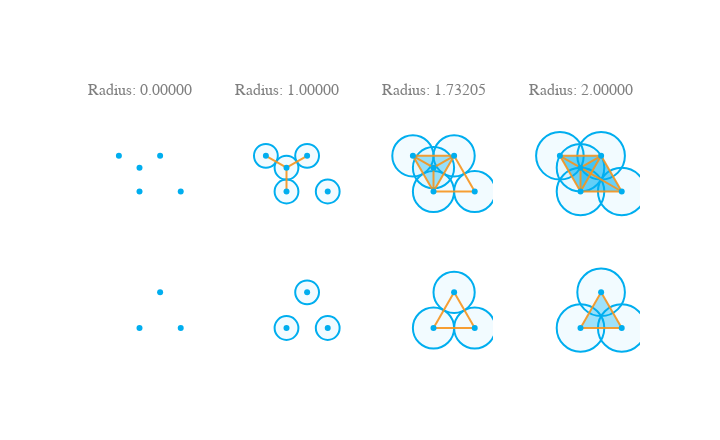
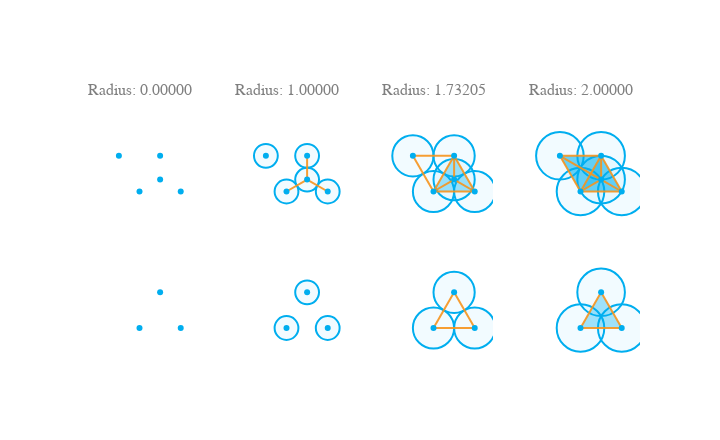

The notebook cell saved with these charts, in order:
### Markdown cell above
## Visualization of the two filtrations

### Code cell
viz_a.render_all(radii).show()
viz_b.render_all(radii).show()

### Figure 1 — Plotly figure (JSON) as saved in the notebook; plotly's stock layout.template omitted (floating-point values rounded to 4 significant figures)
{"data": [{"fillcolor": "red", "line": {"color": "rgba(247,148,29,0.9)", "width": 2}, "mode": "lines", "type": "scatter", "x": [], "xaxis": "x", "y": [], "yaxis": "y"}, {"marker": {"color": "rgba(0,174,239,1)", "size": 6}, "mode": "markers", "type": "scatter", "x": [0, 3.464, 1.732, -1.732, 0], "xaxis": "x", "y": [0, 0, 3, 3, 2], "yaxis": "y"}, {"fillcolor": "red", "line": {"color": "rgba(247,148,29,0.9)", "width": 2}, "mode": "lines", "type": "scatter", "x": [], "xaxis": "x5", "y": [], "yaxis": "y5"}, {"marker": {"color": "rgba(0,174,239,1)", "size": 6}, "mode": "markers", "type": "scatter", "x": [0, 3.464, 1.732], "xaxis": "x5", "y": [0, 0, 3], "yaxis": "y5"}, {"fillcolor": "red", "line": {"color": "rgba(247,148,29,0.9)", "width": 2}, "mode": "lines", "type": "scatter", "x": [0, 0, null, 1.732, 0, null, -1.732, 0, null], "xaxis": "x2", "y": [0, 2, null, 3, 2, null, 3, 2, null], "yaxis": "y2"}, {"marker": {"color": "rgba(0,174,239,1)", "size": 6}, "mode": "markers", "type": "scatter", "x": [0, 3.464, 1.732, -1.732, 0], "xaxis": "x2", "y": [0, 0, 3, 3, 2], "yaxis": "y2"}, {"fillcolor": "red", "line": {"color": "rgba(247,148,29,0.9)", "width": 2}, "mode": "lines", "type": "scatter", "x": [], "xaxis": "x6", "y": [], "yaxis": "y6"}, {"marker": {"color": "rgba(0,174,239,1)", "size": 6}, "mode": "markers", "type": "scatter", "x": [0, 3.464, 1.732], "xaxis": "x6", "y": [0, 0, 3], "yaxis": "y6"}, {"fill": "toself", "fillcolor": "rgba(0,174,239,0.35)", "mode": "none", "type": "scatter", "x": [0, 1.732, 0], "xaxis": "x3", "y": [0, 3, 2], "yaxis": "y3"}, {"fill": "toself", "fillcolor": "rgba(0,174,239,0.35)", "mode": "none", "type": "scatter", "x": [0, -1.732, 0], "xaxis": "x3", "y": [0, 3, 2], "yaxis": "y3"}, {"fill": "toself", "fillcolor": "rgba(0,174,239,0.35)", "mode": "none", "type": "scatter", "x": [1.732, -1.732, 0], "xaxis": "x3", "y": [3, 3, 2], "yaxis": "y3"}, {"fillcolor": "red", "line": {"color": "rgba(247,148,29,0.9)", "width": 2}, "mode": "lines", "type": "scatter", "x": [0, 3.464, null, 0, 1.732, null, 0, -1.732, null, 0, 0, null, 3.464, 1.732, null, 1.732, -1.732, null, 1.732, 0, null, -1.732, 0, null], "xaxis": "x3", "y": [0, 0, null, 0, 3, null, 0, 3, null, 0, 2, null, 0, 3, null, 3, 3, null, 3, 2, null, 3, 2, null], "yaxis": "y3"}, {"marker": {"color": "rgba(0,174,239,1)", "size": 6}, "mode": "markers", "type": "scatter", "x": [0, 3.464, 1.732, -1.732, 0], "xaxis": "x3", "y": [0, 0, 3, 3, 2], "yaxis": "y3"}, {"fillcolor": "red", "line": {"color": "rgba(247,148,29,0.9)", "width": 2}, "mode": "lines", "type": "scatter", "x": [0, 3.464, null, 0, 1.732, null, 3.464, 1.732, null], "xaxis": "x7", "y": [0, 0, null, 0, 3, null, 0, 3, null], "yaxis": "y7"}, {"marker": {"color": "rgba(0,174,239,1)", "size": 6}, "mode": "markers", "type": "scatter", "x": [0, 3.464, 1.732], "xaxis": "x7", "y": [0, 0, 3], "yaxis": "y7"}, {"fill": "toself", "fillcolor": "rgba(0,174,239,0.35)", "mode": "none", "type": "scatter", "x": [0, 3.464, 1.732], "xaxis": "x4", "y": [0, 0, 3], "yaxis": "y4"}, {"fill": "toself", "fillcolor": "rgba(0,174,239,0.35)", "mode": "none", "type": "scatter", "x": [0, 3.464, 0], "xaxis": "x4", "y": [0, 0, 2], "yaxis": "y4"}, {"fill": "toself", "fillcolor": "rgba(0,174,239,0.35)", "mode": "none", "type": "scatter", "x": [0, 1.732, -1.732], "xaxis": "x4", "y": [0, 3, 3], "yaxis": "y4"}, {"fill": "toself", "fillcolor": "rgba(0,174,239,0.35)", "mode": "none", "type": "scatter", "x": [0, 1.732, 0], "xaxis": "x4", "y": [0, 3, 2], "yaxis": "y4"}, {"fill": "toself", "fillcolor": "rgba(0,174,239,0.35)", "mode": "none", "type": "scatter", "x": [0, -1.732, 0], "xaxis": "x4", "y": [0, 3, 2], "yaxis": "y4"}, {"fill": "toself", "fillcolor": "rgba(0,174,239,0.35)", "mode": "none", "type": "scatter", "x": [3.464, 1.732, 0], "xaxis": "x4", "y": [0, 3, 2], "yaxis": "y4"}, {"fill": "toself", "fillcolor": "rgba(0,174,239,0.35)", "mode": "none", "type": "scatter", "x": [1.732, -1.732, 0], "xaxis": "x4", "y": [3, 3, 2], "yaxis": "y4"}, {"fillcolor": "red", "line": {"color": "rgba(247,148,29,0.9)", "width": 2}, "mode": "lines", "type": "scatter", "x": [0, 3.464, null, 0, 1.732, null, 0, -1.732, null, 0, 0, null, 3.464, 1.732, null, 3.464, 0, null, 1.732, -1.732, null, 1.732, 0, null, -1.732, 0, null], "xaxis": "x4", "y": [0, 0, null, 0, 3, null, 0, 3, null, 0, 2, null, 0, 3, null, 0, 2, null, 3, 3, null, 3, 2, null, 3, 2, null], "yaxis": "y4"}, {"marker": {"color": "rgba(0,174,239,1)", "size": 6}, "mode": "markers", "type": "scatter", "x": [0, 3.464, 1.732, -1.732, 0], "xaxis": "x4", "y": [0, 0, 3, 3, 2], "yaxis": "y4"}, {"fill": "toself", "fillcolor": "rgba(0,174,239,0.35)", "mode": "none", "type": "scatter", "x": [0, 3.464, 1.732], "xaxis": "x8", "y": [0, 0, 3], "yaxis": "y8"}, {"fillcolor": "red", "line": {"color": "rgba(247,148,29,0.9)", "width": 2}, "mode": "lines", "type": "scatter", "x": [0, 3.464, null, 0, 1.732, null, 3.464, 1.732, null], "xaxis": "x8", "y": [0, 0, null, 0, 3, null, 0, 3, null], "yaxis": "y8"}, {"marker": {"color": "rgba(0,174,239,1)", "size": 6}, "mode": "markers", "type": "scatter", "x": [0, 3.464, 1.732], "xaxis": "x8", "y": [0, 0, 3], "yaxis": "y8"}], "layout": {"annotations": [{"font": {"size": 16}, "showarrow": false, "text": "Radius: 0.00000", "x": 0.1062, "xanchor": "center", "xref": "paper", "y": 1, "yanchor": "bottom", "yref": "paper"}, {"font": {"size": 16}, "showarrow": false, "text": "Radius: 1.00000", "x": 0.3688, "xanchor": "center", "xref": "paper", "y": 1, "yanchor": "bottom", "yref": "paper"}, {"font": {"size": 16}, "showarrow": false, "text": "Radius: 1.73205", "x": 0.6313, "xanchor": "center", "xref": "paper", "y": 1, "yanchor": "bottom", "yref": "paper"}, {"font": {"size": 16}, "showarrow": false, "text": "Radius: 2.00000", "x": 0.8938, "xanchor": "center", "xref": "paper", "y": 1, "yanchor": "bottom", "yref": "paper"}], "font": {"color": "#7f7f7f", "family": "Courier New, monospace", "size": 18}, "height": 440, "hovermode": false, "paper_bgcolor": "rgba(0,0,0,0)", "plot_bgcolor": "rgba(0,0,0,0)", "shapes": [{"fillcolor": "rgba(0,174,239,0.05)", "layer": "below", "line": {"color": "rgba(0,174,239,1)", "width": 2}, "type": "circle", "x0": 0, "x1": 0, "xref": "x", "y0": 0, "y1": 0, "yref": "y"}, {"fillcolor": "rgba(0,174,239,0.05)", "layer": "below", "line": {"color": "rgba(0,174,239,1)", "width": 2}, "type": "circle", "x0": 3.464, "x1": 3.464, "xref": "x", "y0": 0, "y1": 0, "yref": "y"}, {"fillcolor": "rgba(0,174,239,0.05)", "layer": "below", "line": {"color": "rgba(0,174,239,1)", "width": 2}, "type": "circle", "x0": 1.732, "x1": 1.732, "xref": "x", "y0": 3, "y1": 3, "yref": "y"}, {"fillcolor": "rgba(0,174,239,0.05)", "layer": "below", "line": {"color": "rgba(0,174,239,1)", "width": 2}, "type": "circle", "x0": -1.732, "x1": -1.732, "xref": "x", "y0": 3, "y1": 3, "yref": "y"}, {"fillcolor": "rgba(0,174,239,0.05)", "layer": "below", "line": {"color": "rgba(0,174,239,1)", "width": 2}, "type": "circle", "x0": 0, "x1": 0, "xref": "x", "y0": 2, "y1": 2, "yref": "y"}, {"fillcolor": "rgba(0,174,239,0.05)", "layer": "below", "line": {"color": "rgba(0,174,239,1)", "width": 2}, "type": "circle", "x0": 0, "x1": 0, "xref": "x5", "y0": 0, "y1": 0, "yref": "y5"}, {"fillcolor": "rgba(0,174,239,0.05)", "layer": "below", "line": {"color": "rgba(0,174,239,1)", "width": 2}, "type": "circle", "x0": 3.464, "x1": 3.464, "xref": "x5", "y0": 0, "y1": 0, "yref": "y5"}, {"fillcolor": "rgba(0,174,239,0.05)", "layer": "below", "line": {"color": "rgba(0,174,239,1)", "width": 2}, "type": "circle", "x0": 1.732, "x1": 1.732, "xref": "x5", "y0": 3, "y1": 3, "yref": "y5"}, {"fillcolor": "rgba(0,174,239,0.05)", "layer": "below", "line": {"color": "rgba(0,174,239,1)", "width": 2}, "type": "circle", "x0": -1, "x1": 1, "xref": "x2", "y0": -1, "y1": 1, "yref": "y2"}, {"fillcolor": "rgba(0,174,239,0.05)", "layer": "below", "line": {"color": "rgba(0,174,239,1)", "width": 2}, "type": "circle", "x0": 2.464, "x1": 4.464, "xref": "x2", "y0": -1, "y1": 1, "yref": "y2"}, {"fillcolor": "rgba(0,174,239,0.05)", "layer": "below", "line": {"color": "rgba(0,174,239,1)", "width": 2}, "type": "circle", "x0": 0.7321, "x1": 2.732, "xref": "x2", "y0": 2, "y1": 4, "yref": "y2"}, {"fillcolor": "rgba(0,174,239,0.05)", "layer": "below", "line": {"color": "rgba(0,174,239,1)", "width": 2}, "type": "circle", "x0": -2.732, "x1": -0.7321, "xref": "x2", "y0": 2, "y1": 4, "yref": "y2"}, {"fillcolor": "rgba(0,174,239,0.05)", "layer": "below", "line": {"color": "rgba(0,174,239,1)", "width": 2}, "type": "circle", "x0": -1, "x1": 1, "xref": "x2", "y0": 1, "y1": 3, "yref": "y2"}, {"fillcolor": "rgba(0,174,239,0.05)", "layer": "below", "line": {"color": "rgba(0,174,239,1)", "width": 2}, "type": "circle", "x0": -1, "x1": 1, "xref": "x6", "y0": -1, "y1": 1, "yref": "y6"}, {"fillcolor": "rgba(0,174,239,0.05)", "layer": "below", "line": {"color": "rgba(0,174,239,1)", "width": 2}, "type": "circle", "x0": 2.464, "x1": 4.464, "xref": "x6", "y0": -1, "y1": 1, "yref": "y6"}, {"fillcolor": "rgba(0,174,239,0.05)", "layer": "below", "line": {"color": "rgba(0,174,239,1)", "width": 2}, "type": "circle", "x0": 0.7321, "x1": 2.732, "xref": "x6", "y0": 2, "y1": 4, "yref": "y6"}, {"fillcolor": "rgba(0,174,239,0.05)", "layer": "below", "line": {"color": "rgba(0,174,239,1)", "width": 2}, "type": "circle", "x0": -1.732, "x1": 1.732, "xref": "x3", "y0": -1.732, "y1": 1.732, "yref": "y3"}, {"fillcolor": "rgba(0,174,239,0.05)", "layer": "below", "line": {"color": "rgba(0,174,239,1)", "width": 2}, "type": "circle", "x0": 1.732, "x1": 5.196, "xref": "x3", "y0": -1.732, "y1": 1.732, "yref": "y3"}, {"fillcolor": "rgba(0,174,239,0.05)", "layer": "below", "line": {"color": "rgba(0,174,239,1)", "width": 2}, "type": "circle", "x0": 0, "x1": 3.464, "xref": "x3", "y0": 1.268, "y1": 4.732, "yref": "y3"}, {"fillcolor": "rgba(0,174,239,0.05)", "layer": "below", "line": {"color": "rgba(0,174,239,1)", "width": 2}, "type": "circle", "x0": -3.464, "x1": 0, "xref": "x3", "y0": 1.268, "y1": 4.732, "yref": "y3"}, {"fillcolor": "rgba(0,174,239,0.05)", "layer": "below", "line": {"color": "rgba(0,174,239,1)", "width": 2}, "type": "circle", "x0": -1.732, "x1": 1.732, "xref": "x3", "y0": 0.2679, "y1": 3.732, "yref": "y3"}, {"fillcolor": "rgba(0,174,239,0.05)", "layer": "below", "line": {"color": "rgba(0,174,239,1)", "width": 2}, "type": "circle", "x0": -1.732, "x1": 1.732, "xref": "x7", "y0": -1.732, "y1": 1.732, "yref": "y7"}, {"fillcolor": "rgba(0,174,239,0.05)", "layer": "below", "line": {"color": "rgba(0,174,239,1)", "width": 2}, "type": "circle", "x0": 1.732, "x1": 5.196, "xref": "x7", "y0": -1.732, "y1": 1.732, "yref": "y7"}, {"fillcolor": "rgba(0,174,239,0.05)", "layer": "below", "line": {"color": "rgba(0,174,239,1)", "width": 2}, "type": "circle", "x0": 0, "x1": 3.464, "xref": "x7", "y0": 1.268, "y1": 4.732, "yref": "y7"}, {"fillcolor": "rgba(0,174,239,0.05)", "layer": "below", "line": {"color": "rgba(0,174,239,1)", "width": 2}, "type": "circle", "x0": -2, "x1": 2, "xref": "x4", "y0": -2, "y1": 2, "yref": "y4"}, {"fillcolor": "rgba(0,174,239,0.05)", "layer": "below", "line": {"color": "rgba(0,174,239,1)", "width": 2}, "type": "circle", "x0": 1.464, "x1": 5.464, "xref": "x4", "y0": -2, "y1": 2, "yref": "y4"}, {"fillcolor": "rgba(0,174,239,0.05)", "layer": "below", "line": {"color": "rgba(0,174,239,1)", "width": 2}, "type": "circle", "x0": -0.2679, "x1": 3.732, "xref": "x4", "y0": 1, "y1": 5, "yref": "y4"}, {"fillcolor": "rgba(0,174,239,0.05)", "layer": "below", "line": {"color": "rgba(0,174,239,1)", "width": 2}, "type": "circle", "x0": -3.732, "x1": 0.2679, "xref": "x4", "y0": 1, "y1": 5, "yref": "y4"}, {"fillcolor": "rgba(0,174,239,0.05)", "layer": "below", "line": {"color": "rgba(0,174,239,1)", "width": 2}, "type": "circle", "x0": -2, "x1": 2, "xref": "x4", "y0": 0, "y1": 4, "yref": "y4"}, {"fillcolor": "rgba(0,174,239,0.05)", "layer": "below", "line": {"color": "rgba(0,174,239,1)", "width": 2}, "type": "circle", "x0": -2, "x1": 2, "xref": "x8", "y0": -2, "y1": 2, "yref": "y8"}, {"fillcolor": "rgba(0,174,239,0.05)", "layer": "below", "line": {"color": "rgba(0,174,239,1)", "width": 2}, "type": "circle", "x0": 1.464, "x1": 5.464, "xref": "x8", "y0": -2, "y1": 2, "yref": "y8"}, {"fillcolor": "rgba(0,174,239,0.05)", "layer": "below", "line": {"color": "rgba(0,174,239,1)", "width": 2}, "type": "circle", "x0": -0.2679, "x1": 3.732, "xref": "x8", "y0": 1, "y1": 5, "yref": "y8"}], "showlegend": false, "width": 720, "xaxis": {"anchor": "y", "domain": [0, 0.2125], "range": [-5, 5], "visible": false}, "xaxis2": {"anchor": "y2", "domain": [0.2625, 0.475], "range": [-5, 5], "visible": false}, "xaxis3": {"anchor": "y3", "domain": [0.525, 0.7375], "range": [-5, 5], "visible": false}, "xaxis4": {"anchor": "y4", "domain": [0.7875, 1], "range": [-5, 5], "visible": false}, "xaxis5": {"anchor": "y5", "domain": [0, 0.2125], "range": [-5, 5], "visible": false}, "xaxis6": {"anchor": "y6", "domain": [0.2625, 0.475], "range": [-5, 5], "visible": false}, "xaxis7": {"anchor": "y7", "domain": [0.525, 0.7375], "range": [-5, 5], "visible": false}, "xaxis8": {"anchor": "y8", "domain": [0.7875, 1], "range": [-5, 5], "visible": false}, "yaxis": {"anchor": "x", "domain": [0.525, 1], "range": [0, 5], "scaleanchor": "x", "scaleratio": 1, "visible": false}, "yaxis2": {"anchor": "x2", "domain": [0.525, 1], "range": [0, 5], "scaleanchor": "x", "scaleratio": 1, "visible": false}, "yaxis3": {"anchor": "x3", "domain": [0.525, 1], "range": [0, 5], "scaleanchor": "x", "scaleratio": 1, "visible": false}, "yaxis4": {"anchor": "x4", "domain": [0.525, 1], "range": [0, 5], "scaleanchor": "x", "scaleratio": 1, "visible": false}, "yaxis5": {"anchor": "x5", "domain": [0, 0.475], "range": [0, 5], "scaleanchor": "x", "scaleratio": 1, "visible": false}, "yaxis6": {"anchor": "x6", "domain": [0, 0.475], "range": [0, 5], "scaleanchor": "x", "scaleratio": 1, "visible": false}, "yaxis7": {"anchor": "x7", "domain": [0, 0.475], "range": [0, 5], "scaleanchor": "x", "scaleratio": 1, "visible": false}, "yaxis8": {"anchor": "x8", "domain": [0, 0.475], "range": [0, 5], "scaleanchor": "x", "scaleratio": 1, "visible": false}}}

### Figure 2 — Plotly figure (JSON) as saved in the notebook; plotly's stock layout.template omitted (floating-point values rounded to 4 significant figures)
{"data": [{"fillcolor": "red", "line": {"color": "rgba(247,148,29,0.9)", "width": 2}, "mode": "lines", "type": "scatter", "x": [], "xaxis": "x", "y": [], "yaxis": "y"}, {"marker": {"color": "rgba(0,174,239,1)", "size": 6}, "mode": "markers", "type": "scatter", "x": [0, 3.464, 1.732, 1.732, -1.732], "xaxis": "x", "y": [0, 0, 3, 1, 3], "yaxis": "y"}, {"fillcolor": "red", "line": {"color": "rgba(247,148,29,0.9)", "width": 2}, "mode": "lines", "type": "scatter", "x": [], "xaxis": "x5", "y": [], "yaxis": "y5"}, {"marker": {"color": "rgba(0,174,239,1)", "size": 6}, "mode": "markers", "type": "scatter", "x": [0, 3.464, 1.732], "xaxis": "x5", "y": [0, 0, 3], "yaxis": "y5"}, {"fillcolor": "red", "line": {"color": "rgba(247,148,29,0.9)", "width": 2}, "mode": "lines", "type": "scatter", "x": [0, 1.732, null, 3.464, 1.732, null, 1.732, 1.732, null], "xaxis": "x2", "y": [0, 1, null, 0, 1, null, 3, 1, null], "yaxis": "y2"}, {"marker": {"color": "rgba(0,174,239,1)", "size": 6}, "mode": "markers", "type": "scatter", "x": [0, 3.464, 1.732, 1.732, -1.732], "xaxis": "x2", "y": [0, 0, 3, 1, 3], "yaxis": "y2"}, {"fillcolor": "red", "line": {"color": "rgba(247,148,29,0.9)", "width": 2}, "mode": "lines", "type": "scatter", "x": [], "xaxis": "x6", "y": [], "yaxis": "y6"}, {"marker": {"color": "rgba(0,174,239,1)", "size": 6}, "mode": "markers", "type": "scatter", "x": [0, 3.464, 1.732], "xaxis": "x6", "y": [0, 0, 3], "yaxis": "y6"}, {"fill": "toself", "fillcolor": "rgba(0,174,239,0.35)", "mode": "none", "type": "scatter", "x": [0, 3.464, 1.732], "xaxis": "x3", "y": [0, 0, 1], "yaxis": "y3"}, {"fill": "toself", "fillcolor": "rgba(0,174,239,0.35)", "mode": "none", "type": "scatter", "x": [0, 1.732, 1.732], "xaxis": "x3", "y": [0, 3, 1], "yaxis": "y3"}, {"fill": "toself", "fillcolor": "rgba(0,174,239,0.35)", "mode": "none", "type": "scatter", "x": [3.464, 1.732, 1.732], "xaxis": "x3", "y": [0, 3, 1], "yaxis": "y3"}, {"fillcolor": "red", "line": {"color": "rgba(247,148,29,0.9)", "width": 2}, "mode": "lines", "type": "scatter", "x": [0, 3.464, null, 0, 1.732, null, 0, 1.732, null, 0, -1.732, null, 3.464, 1.732, null, 3.464, 1.732, null, 1.732, 1.732, null, 1.732, -1.732, null], "xaxis": "x3", "y": [0, 0, null, 0, 3, null, 0, 1, null, 0, 3, null, 0, 3, null, 0, 1, null, 3, 1, null, 3, 3, null], "yaxis": "y3"}, {"marker": {"color": "rgba(0,174,239,1)", "size": 6}, "mode": "markers", "type": "scatter", "x": [0, 3.464, 1.732, 1.732, -1.732], "xaxis": "x3", "y": [0, 0, 3, 1, 3], "yaxis": "y3"}, {"fillcolor": "red", "line": {"color": "rgba(247,148,29,0.9)", "width": 2}, "mode": "lines", "type": "scatter", "x": [0, 3.464, null, 0, 1.732, null, 3.464, 1.732, null], "xaxis": "x7", "y": [0, 0, null, 0, 3, null, 0, 3, null], "yaxis": "y7"}, {"marker": {"color": "rgba(0,174,239,1)", "size": 6}, "mode": "markers", "type": "scatter", "x": [0, 3.464, 1.732], "xaxis": "x7", "y": [0, 0, 3], "yaxis": "y7"}, {"fill": "toself", "fillcolor": "rgba(0,174,239,0.35)", "mode": "none", "type": "scatter", "x": [0, 3.464, 1.732], "xaxis": "x4", "y": [0, 0, 3], "yaxis": "y4"}, {"fill": "toself", "fillcolor": "rgba(0,174,239,0.35)", "mode": "none", "type": "scatter", "x": [0, 3.464, 1.732], "xaxis": "x4", "y": [0, 0, 1], "yaxis": "y4"}, {"fill": "toself", "fillcolor": "rgba(0,174,239,0.35)", "mode": "none", "type": "scatter", "x": [0, 1.732, 1.732], "xaxis": "x4", "y": [0, 3, 1], "yaxis": "y4"}, {"fill": "toself", "fillcolor": "rgba(0,174,239,0.35)", "mode": "none", "type": "scatter", "x": [0, 1.732, -1.732], "xaxis": "x4", "y": [0, 3, 3], "yaxis": "y4"}, {"fill": "toself", "fillcolor": "rgba(0,174,239,0.35)", "mode": "none", "type": "scatter", "x": [0, 1.732, -1.732], "xaxis": "x4", "y": [0, 1, 3], "yaxis": "y4"}, {"fill": "toself", "fillcolor": "rgba(0,174,239,0.35)", "mode": "none", "type": "scatter", "x": [3.464, 1.732, 1.732], "xaxis": "x4", "y": [0, 3, 1], "yaxis": "y4"}, {"fill": "toself", "fillcolor": "rgba(0,174,239,0.35)", "mode": "none", "type": "scatter", "x": [1.732, 1.732, -1.732], "xaxis": "x4", "y": [3, 1, 3], "yaxis": "y4"}, {"fillcolor": "red", "line": {"color": "rgba(247,148,29,0.9)", "width": 2}, "mode": "lines", "type": "scatter", "x": [0, 3.464, null, 0, 1.732, null, 0, 1.732, null, 0, -1.732, null, 3.464, 1.732, null, 3.464, 1.732, null, 1.732, 1.732, null, 1.732, -1.732, null, 1.732, -1.732, null], "xaxis": "x4", "y": [0, 0, null, 0, 3, null, 0, 1, null, 0, 3, null, 0, 3, null, 0, 1, null, 3, 1, null, 3, 3, null, 1, 3, null], "yaxis": "y4"}, {"marker": {"color": "rgba(0,174,239,1)", "size": 6}, "mode": "markers", "type": "scatter", "x": [0, 3.464, 1.732, 1.732, -1.732], "xaxis": "x4", "y": [0, 0, 3, 1, 3], "yaxis": "y4"}, {"fill": "toself", "fillcolor": "rgba(0,174,239,0.35)", "mode": "none", "type": "scatter", "x": [0, 3.464, 1.732], "xaxis": "x8", "y": [0, 0, 3], "yaxis": "y8"}, {"fillcolor": "red", "line": {"color": "rgba(247,148,29,0.9)", "width": 2}, "mode": "lines", "type": "scatter", "x": [0, 3.464, null, 0, 1.732, null, 3.464, 1.732, null], "xaxis": "x8", "y": [0, 0, null, 0, 3, null, 0, 3, null], "yaxis": "y8"}, {"marker": {"color": "rgba(0,174,239,1)", "size": 6}, "mode": "markers", "type": "scatter", "x": [0, 3.464, 1.732], "xaxis": "x8", "y": [0, 0, 3], "yaxis": "y8"}], "layout": {"annotations": [{"font": {"size": 16}, "showarrow": false, "text": "Radius: 0.00000", "x": 0.1062, "xanchor": "center", "xref": "paper", "y": 1, "yanchor": "bottom", "yref": "paper"}, {"font": {"size": 16}, "showarrow": false, "text": "Radius: 1.00000", "x": 0.3688, "xanchor": "center", "xref": "paper", "y": 1, "yanchor": "bottom", "yref": "paper"}, {"font": {"size": 16}, "showarrow": false, "text": "Radius: 1.73205", "x": 0.6313, "xanchor": "center", "xref": "paper", "y": 1, "yanchor": "bottom", "yref": "paper"}, {"font": {"size": 16}, "showarrow": false, "text": "Radius: 2.00000", "x": 0.8938, "xanchor": "center", "xref": "paper", "y": 1, "yanchor": "bottom", "yref": "paper"}], "font": {"color": "#7f7f7f", "family": "Courier New, monospace", "size": 18}, "height": 440, "hovermode": false, "paper_bgcolor": "rgba(0,0,0,0)", "plot_bgcolor": "rgba(0,0,0,0)", "shapes": [{"fillcolor": "rgba(0,174,239,0.05)", "layer": "below", "line": {"color": "rgba(0,174,239,1)", "width": 2}, "type": "circle", "x0": 0, "x1": 0, "xref": "x", "y0": 0, "y1": 0, "yref": "y"}, {"fillcolor": "rgba(0,174,239,0.05)", "layer": "below", "line": {"color": "rgba(0,174,239,1)", "width": 2}, "type": "circle", "x0": 3.464, "x1": 3.464, "xref": "x", "y0": 0, "y1": 0, "yref": "y"}, {"fillcolor": "rgba(0,174,239,0.05)", "layer": "below", "line": {"color": "rgba(0,174,239,1)", "width": 2}, "type": "circle", "x0": 1.732, "x1": 1.732, "xref": "x", "y0": 3, "y1": 3, "yref": "y"}, {"fillcolor": "rgba(0,174,239,0.05)", "layer": "below", "line": {"color": "rgba(0,174,239,1)", "width": 2}, "type": "circle", "x0": 1.732, "x1": 1.732, "xref": "x", "y0": 1, "y1": 1, "yref": "y"}, {"fillcolor": "rgba(0,174,239,0.05)", "layer": "below", "line": {"color": "rgba(0,174,239,1)", "width": 2}, "type": "circle", "x0": -1.732, "x1": -1.732, "xref": "x", "y0": 3, "y1": 3, "yref": "y"}, {"fillcolor": "rgba(0,174,239,0.05)", "layer": "below", "line": {"color": "rgba(0,174,239,1)", "width": 2}, "type": "circle", "x0": 0, "x1": 0, "xref": "x5", "y0": 0, "y1": 0, "yref": "y5"}, {"fillcolor": "rgba(0,174,239,0.05)", "layer": "below", "line": {"color": "rgba(0,174,239,1)", "width": 2}, "type": "circle", "x0": 3.464, "x1": 3.464, "xref": "x5", "y0": 0, "y1": 0, "yref": "y5"}, {"fillcolor": "rgba(0,174,239,0.05)", "layer": "below", "line": {"color": "rgba(0,174,239,1)", "width": 2}, "type": "circle", "x0": 1.732, "x1": 1.732, "xref": "x5", "y0": 3, "y1": 3, "yref": "y5"}, {"fillcolor": "rgba(0,174,239,0.05)", "layer": "below", "line": {"color": "rgba(0,174,239,1)", "width": 2}, "type": "circle", "x0": -1, "x1": 1, "xref": "x2", "y0": -1, "y1": 1, "yref": "y2"}, {"fillcolor": "rgba(0,174,239,0.05)", "layer": "below", "line": {"color": "rgba(0,174,239,1)", "width": 2}, "type": "circle", "x0": 2.464, "x1": 4.464, "xref": "x2", "y0": -1, "y1": 1, "yref": "y2"}, {"fillcolor": "rgba(0,174,239,0.05)", "layer": "below", "line": {"color": "rgba(0,174,239,1)", "width": 2}, "type": "circle", "x0": 0.7321, "x1": 2.732, "xref": "x2", "y0": 2, "y1": 4, "yref": "y2"}, {"fillcolor": "rgba(0,174,239,0.05)", "layer": "below", "line": {"color": "rgba(0,174,239,1)", "width": 2}, "type": "circle", "x0": 0.7321, "x1": 2.732, "xref": "x2", "y0": 0, "y1": 2, "yref": "y2"}, {"fillcolor": "rgba(0,174,239,0.05)", "layer": "below", "line": {"color": "rgba(0,174,239,1)", "width": 2}, "type": "circle", "x0": -2.732, "x1": -0.7321, "xref": "x2", "y0": 2, "y1": 4, "yref": "y2"}, {"fillcolor": "rgba(0,174,239,0.05)", "layer": "below", "line": {"color": "rgba(0,174,239,1)", "width": 2}, "type": "circle", "x0": -1, "x1": 1, "xref": "x6", "y0": -1, "y1": 1, "yref": "y6"}, {"fillcolor": "rgba(0,174,239,0.05)", "layer": "below", "line": {"color": "rgba(0,174,239,1)", "width": 2}, "type": "circle", "x0": 2.464, "x1": 4.464, "xref": "x6", "y0": -1, "y1": 1, "yref": "y6"}, {"fillcolor": "rgba(0,174,239,0.05)", "layer": "below", "line": {"color": "rgba(0,174,239,1)", "width": 2}, "type": "circle", "x0": 0.7321, "x1": 2.732, "xref": "x6", "y0": 2, "y1": 4, "yref": "y6"}, {"fillcolor": "rgba(0,174,239,0.05)", "layer": "below", "line": {"color": "rgba(0,174,239,1)", "width": 2}, "type": "circle", "x0": -1.732, "x1": 1.732, "xref": "x3", "y0": -1.732, "y1": 1.732, "yref": "y3"}, {"fillcolor": "rgba(0,174,239,0.05)", "layer": "below", "line": {"color": "rgba(0,174,239,1)", "width": 2}, "type": "circle", "x0": 1.732, "x1": 5.196, "xref": "x3", "y0": -1.732, "y1": 1.732, "yref": "y3"}, {"fillcolor": "rgba(0,174,239,0.05)", "layer": "below", "line": {"color": "rgba(0,174,239,1)", "width": 2}, "type": "circle", "x0": 0, "x1": 3.464, "xref": "x3", "y0": 1.268, "y1": 4.732, "yref": "y3"}, {"fillcolor": "rgba(0,174,239,0.05)", "layer": "below", "line": {"color": "rgba(0,174,239,1)", "width": 2}, "type": "circle", "x0": 0, "x1": 3.464, "xref": "x3", "y0": -0.7321, "y1": 2.732, "yref": "y3"}, {"fillcolor": "rgba(0,174,239,0.05)", "layer": "below", "line": {"color": "rgba(0,174,239,1)", "width": 2}, "type": "circle", "x0": -3.464, "x1": 0, "xref": "x3", "y0": 1.268, "y1": 4.732, "yref": "y3"}, {"fillcolor": "rgba(0,174,239,0.05)", "layer": "below", "line": {"color": "rgba(0,174,239,1)", "width": 2}, "type": "circle", "x0": -1.732, "x1": 1.732, "xref": "x7", "y0": -1.732, "y1": 1.732, "yref": "y7"}, {"fillcolor": "rgba(0,174,239,0.05)", "layer": "below", "line": {"color": "rgba(0,174,239,1)", "width": 2}, "type": "circle", "x0": 1.732, "x1": 5.196, "xref": "x7", "y0": -1.732, "y1": 1.732, "yref": "y7"}, {"fillcolor": "rgba(0,174,239,0.05)", "layer": "below", "line": {"color": "rgba(0,174,239,1)", "width": 2}, "type": "circle", "x0": 0, "x1": 3.464, "xref": "x7", "y0": 1.268, "y1": 4.732, "yref": "y7"}, {"fillcolor": "rgba(0,174,239,0.05)", "layer": "below", "line": {"color": "rgba(0,174,239,1)", "width": 2}, "type": "circle", "x0": -2, "x1": 2, "xref": "x4", "y0": -2, "y1": 2, "yref": "y4"}, {"fillcolor": "rgba(0,174,239,0.05)", "layer": "below", "line": {"color": "rgba(0,174,239,1)", "width": 2}, "type": "circle", "x0": 1.464, "x1": 5.464, "xref": "x4", "y0": -2, "y1": 2, "yref": "y4"}, {"fillcolor": "rgba(0,174,239,0.05)", "layer": "below", "line": {"color": "rgba(0,174,239,1)", "width": 2}, "type": "circle", "x0": -0.2679, "x1": 3.732, "xref": "x4", "y0": 1, "y1": 5, "yref": "y4"}, {"fillcolor": "rgba(0,174,239,0.05)", "layer": "below", "line": {"color": "rgba(0,174,239,1)", "width": 2}, "type": "circle", "x0": -0.2679, "x1": 3.732, "xref": "x4", "y0": -1, "y1": 3, "yref": "y4"}, {"fillcolor": "rgba(0,174,239,0.05)", "layer": "below", "line": {"color": "rgba(0,174,239,1)", "width": 2}, "type": "circle", "x0": -3.732, "x1": 0.2679, "xref": "x4", "y0": 1, "y1": 5, "yref": "y4"}, {"fillcolor": "rgba(0,174,239,0.05)", "layer": "below", "line": {"color": "rgba(0,174,239,1)", "width": 2}, "type": "circle", "x0": -2, "x1": 2, "xref": "x8", "y0": -2, "y1": 2, "yref": "y8"}, {"fillcolor": "rgba(0,174,239,0.05)", "layer": "below", "line": {"color": "rgba(0,174,239,1)", "width": 2}, "type": "circle", "x0": 1.464, "x1": 5.464, "xref": "x8", "y0": -2, "y1": 2, "yref": "y8"}, {"fillcolor": "rgba(0,174,239,0.05)", "layer": "below", "line": {"color": "rgba(0,174,239,1)", "width": 2}, "type": "circle", "x0": -0.2679, "x1": 3.732, "xref": "x8", "y0": 1, "y1": 5, "yref": "y8"}], "showlegend": false, "width": 720, "xaxis": {"anchor": "y", "domain": [0, 0.2125], "range": [-5, 5], "visible": false}, "xaxis2": {"anchor": "y2", "domain": [0.2625, 0.475], "range": [-5, 5], "visible": false}, "xaxis3": {"anchor": "y3", "domain": [0.525, 0.7375], "range": [-5, 5], "visible": false}, "xaxis4": {"anchor": "y4", "domain": [0.7875, 1], "range": [-5, 5], "visible": false}, "xaxis5": {"anchor": "y5", "domain": [0, 0.2125], "range": [-5, 5], "visible": false}, "xaxis6": {"anchor": "y6", "domain": [0.2625, 0.475], "range": [-5, 5], "visible": false}, "xaxis7": {"anchor": "y7", "domain": [0.525, 0.7375], "range": [-5, 5], "visible": false}, "xaxis8": {"anchor": "y8", "domain": [0.7875, 1], "range": [-5, 5], "visible": false}, "yaxis": {"anchor": "x", "domain": [0.525, 1], "range": [0, 5], "scaleanchor": "x", "scaleratio": 1, "visible": false}, "yaxis2": {"anchor": "x2", "domain": [0.525, 1], "range": [0, 5], "scaleanchor": "x", "scaleratio": 1, "visible": false}, "yaxis3": {"anchor": "x3", "domain": [0.525, 1], "range": [0, 5], "scaleanchor": "x", "scaleratio": 1, "visible": false}, "yaxis4": {"anchor": "x4", "domain": [0.525, 1], "range": [0, 5], "scaleanchor": "x", "scaleratio": 1, "visible": false}, "yaxis5": {"anchor": "x5", "domain": [0, 0.475], "range": [0, 5], "scaleanchor": "x", "scaleratio": 1, "visible": false}, "yaxis6": {"anchor": "x6", "domain": [0, 0.475], "range": [0, 5], "scaleanchor": "x", "scaleratio": 1, "visible": false}, "yaxis7": {"anchor": "x7", "domain": [0, 0.475], "range": [0, 5], "scaleanchor": "x", "scaleratio": 1, "visible": false}, "yaxis8": {"anchor": "x8", "domain": [0, 0.475], "range": [0, 5], "scaleanchor": "x", "scaleratio": 1, "visible": false}}}
